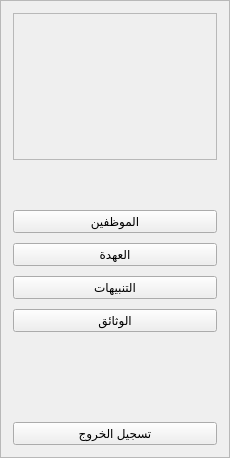
         <widget class="QFrame" name="SideBar">
          <property name="minimumSize">
           <size>
            <width>230</width>
            <height>0</height>
           </size>
          </property>
          <property name="styleSheet">
           <string notr="true"/>
          </property>
          <property name="frameShape">
           <enum>QFrame::StyledPanel</enum>
          </property>
          <property name="frameShadow">
           <enum>QFrame::Raised</enum>
          </property>
          <layout class="QVBoxLayout" name="verticalLayout_2">
           <property name="spacing">
            <number>10</number>
           </property>
           <property name="leftMargin">
            <number>12</number>
           </property>
           <property name="topMargin">
            <number>12</number>
           </property>
           <property name="rightMargin">
            <number>12</number>
           </property>
           <property name="bottomMargin">
            <number>12</number>
           </property>
           <item>
            <widget class="QFrame" name="frame_4">
             <property name="frameShape">
              <enum>QFrame::StyledPanel</enum>
             </property>
             <property name="frameShadow">
              <enum>QFrame::Raised</enum>
             </property>
             <layout class="QHBoxLayout" name="horizontalLayout_6">
              <property name="bottomMargin">
               <number>16</number>
              </property>
              <item>
               <widget class="QLabel" name="LogoLabel_2">
                <property name="minimumSize">
                 <size>
                  <width>120</width>
                  <height>120</height>
                 </size>
                </property>
                <property name="maximumSize">
                 <size>
                  <width>160</width>
                  <height>160</height>
                 </size>
                </property>
                <property name="locale">
                 <locale language="Arabic" country="SaudiArabia"/>
                </property>
                <property name="text">
                 <string/>
                </property>
                <property name="pixmap">
                 <pixmap resource="img/img.qrc">:/img/logo.png</pixmap>
                </property>
                <property name="scaledContents">
                 <bool>true</bool>
                </property>
                <property name="alignment">
                 <set>Qt::AlignCenter</set>
                </property>
               </widget>
              </item>
             </layout>
            </widget>
           </item>
           <item>
            <spacer name="verticalSpacer_4">
             <property name="orientation">
              <enum>Qt::Vertical</enum>
             </property>
             <property name="sizeHint" stdset="0">
              <size>
               <width>20</width>
               <height>40</height>
              </size>
             </property>
            </spacer>
           </item>
           <item>
            <widget class="QPushButton" name="NavBtn1">
             <property name="layoutDirection">
              <enum>Qt::RightToLeft</enum>
             </property>
             <property name="text">
              <string>الموظفين</string>
             </property>
             <property name="iconSize">
              <size>
               <width>28</width>
               <height>28</height>
              </size>
             </property>
            </widget>
           </item>
           <item>
            <widget class="QPushButton" name="NavBtn2">
             <property name="layoutDirection">
              <enum>Qt::RightToLeft</enum>
             </property>
             <property name="text">
              <string>العهدة</string>
             </property>
             <property name="iconSize">
              <size>
               <width>28</width>
               <height>28</height>
              </size>
             </property>
            </widget>
           </item>
           <item>
            <widget class="QPushButton" name="NavBtn3">
             <property name="layoutDirection">
              <enum>Qt::RightToLeft</enum>
             </property>
             <property name="text">
              <string>التنبيهات</string>
             </property>
             <property name="iconSize">
              <size>
               <width>28</width>
               <height>28</height>
              </size>
             </property>
            </widget>
           </item>
           <item>
            <widget class="QPushButton" name="NavBtn4">
             <property name="layoutDirection">
              <enum>Qt::RightToLeft</enum>
             </property>
             <property name="text">
              <string>الوثائق</string>
             </property>
             <property name="iconSize">
              <size>
               <width>28</width>
               <height>28</height>
              </size>
             </property>
            </widget>
           </item>
           <item>
            <spacer name="verticalSpacer_5">
             <property name="orientation">
              <enum>Qt::Vertical</enum>
             </property>
             <property name="sizeHint" stdset="0">
              <size>
               <width>20</width>
               <height>40</height>
              </size>
             </property>
            </spacer>
           </item>
           <item>
            <spacer name="verticalSpacer_3">
             <property name="orientation">
              <enum>Qt::Vertical</enum>
             </property>
             <property name="sizeHint" stdset="0">
              <size>
               <width>20</width>
               <height>40</height>
              </size>
             </property>
            </spacer>
           </item>
           <item>
            <widget class="QPushButton" name="LogoutButton">
             <property name="layoutDirection">
              <enum>Qt::RightToLeft</enum>
             </property>
             <property name="text">
              <string>تسجيل الخروج</string>
             </property>
             <property name="iconSize">
              <size>
               <width>28</width>
               <height>28</height>
              </size>
             </property>
            </widget>
           </item>
          </layout>
         </widget>
